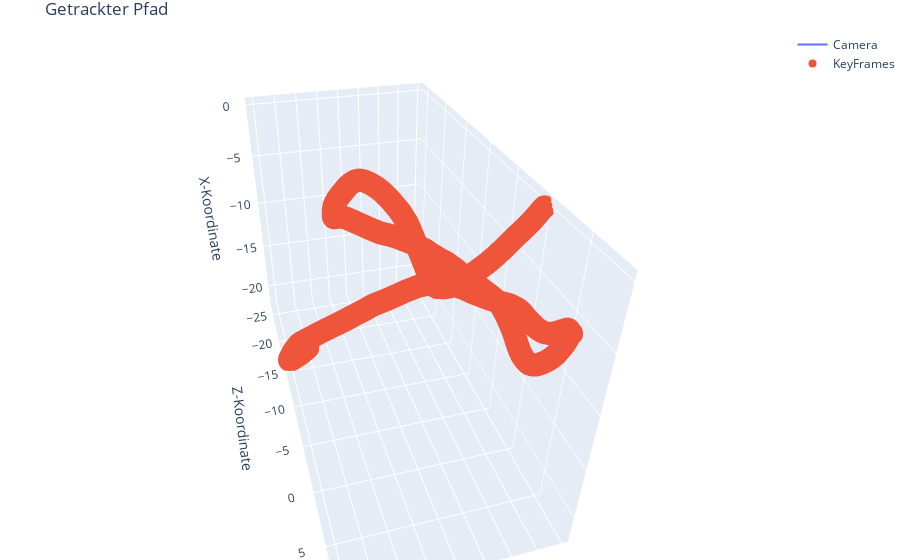

The notebook cell saved with this chart:
### Code cell
import plotly.graph_objs as go
from plotly.subplots import make_subplots
import plotly.offline as py
import numpy as np

# Dateiname der Trajektoriedaten
camera_data = '/home/bastian/uni/visual_odometry_playground/orb_slam3/orb_slam3_ws/CameraTrajectory.csv'
kf_data = '/home/bastian/uni/visual_odometry_playground/orb_slam3/orb_slam3_ws/KeyFrameTrajectory.csv'

# Listen für Delta-Werte
cam_delta_twb_x = []
cam_delta_twb_y = []
cam_delta_twb_z = []
kf_delta_twb_x = []
kf_delta_twb_y = []
kf_delta_twb_z = []

# Trajektoriedaten einlesen und Delta-Werte in den Listen speichern
with open(camera_data, 'r') as f:
    for line in f:
        teile = line.split()
        cam_delta_twb_x.append(float(teile[1]))
        cam_delta_twb_y.append(float(teile[2]))
        cam_delta_twb_z.append(float(teile[3]))
with open(kf_data, 'r') as f:
    for line in f:
        teile = line.split()
        kf_delta_twb_x.append(float(teile[1]))
        kf_delta_twb_y.append(float(teile[2]))
        kf_delta_twb_z.append(float(teile[3]))

# Rotationsmatrix für 45 Grad Drehung um die y-Achse
theta = np.radians(180)
rotation_matrix = np.array([[np.cos(theta), 0, np.sin(theta)],
                            [0, 1, 0],
                            [-np.sin(theta), 0, np.cos(theta)]])

# Daten um 45 Grad drehen
rot_cam_coords = np.dot(rotation_matrix, np.vstack([cam_delta_twb_x, cam_delta_twb_y, cam_delta_twb_z]))
rot_kf_coords = np.dot(rotation_matrix, np.vstack([kf_delta_twb_x, kf_delta_twb_y, kf_delta_twb_z]))

# Erstelle interaktiven 3D-Plot
fig = make_subplots(rows=1, cols=1, specs=[[{'type': 'scatter3d'}]])

# Plot hinzufügen
fig.add_trace(go.Scatter3d(x=rot_cam_coords[0], y=rot_cam_coords[1], z=rot_cam_coords[2], mode='lines', name='Camera'))
fig.add_trace(go.Scatter3d(x=rot_kf_coords[0], y=rot_kf_coords[1], z=rot_kf_coords[2], mode='markers', name='KeyFrames'))

# Layout anpassen
fig.update_layout(title='Getrackter Pfad',
                  scene=dict(xaxis=dict(title='Z-Koordinate'),  # Ändere die Beschriftung der Achsen
                             yaxis=dict(title='Y-Koordinate'),
                             zaxis=dict(title='X-Koordinate')),  # Ändere die Beschriftung der Achsen
                  margin=dict(l=0, r=0, t=30, b=0))

# Plot anzeigen
# py.plot(fig, filename='/home/bastian/uni/visual_odometry_playground/orb_slam3/orb_slam3_ws/getrackter_pfad.html')
py.iplot(fig)

### Figure 1 — Plotly figure (JSON) as saved in the notebook; plotly's stock layout.template omitted (floating-point values rounded to 4 significant figures; data arrays with more than 128 entries replaced by an {"elided": "..."} marker saying what was removed)
{"data": [{"mode": "lines", "name": "Camera", "type": "scatter3d", "x": {"elided": "8344 float values"}, "y": {"elided": "8344 float values"}, "z": {"elided": "8344 float values"}}, {"mode": "markers", "name": "KeyFrames", "type": "scatter3d", "x": {"elided": "2210 float values"}, "y": {"elided": "2210 float values"}, "z": {"elided": "2210 float values"}}], "layout": {"autosize": true, "margin": {"b": 0, "l": 0, "r": 0, "t": 30}, "scene": {"aspectmode": "auto", "aspectratio": {"x": 1.477, "y": 0.7041, "z": 0.9617}, "camera": {"center": {"x": 0, "y": 0, "z": 0}, "eye": {"x": 1.724, "y": -0.489, "z": 1.214}, "projection": {"type": "perspective"}, "up": {"x": 0, "y": 0, "z": 1}}, "domain": {"x": [0, 1], "y": [0, 1]}, "xaxis": {"title": {"text": "Z-Koordinate"}, "type": "linear"}, "yaxis": {"title": {"text": "Y-Koordinate"}, "type": "linear"}, "zaxis": {"title": {"text": "X-Koordinate"}, "type": "linear"}}, "title": {"text": "Getrackter Pfad"}}}
